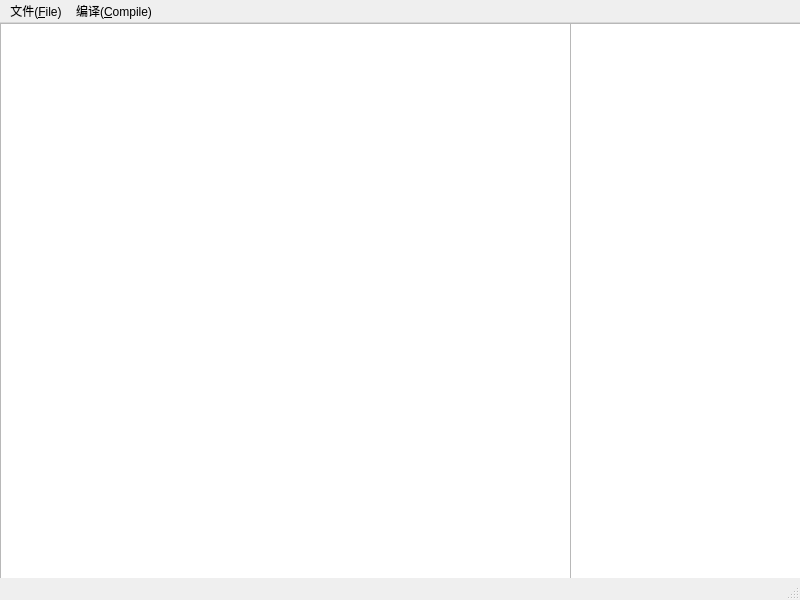
<?xml version="1.0" encoding="UTF-8"?>
<ui version="4.0">
 <class>MainWindow</class>
 <widget class="QMainWindow" name="MainWindow">
  <property name="geometry">
   <rect>
    <x>0</x>
    <y>0</y>
    <width>800</width>
    <height>600</height>
   </rect>
  </property>
  <property name="windowTitle">
   <string>MainWindow</string>
  </property>
  <widget class="QWidget" name="centralWidget">
   <widget class="QTextEdit" name="sourceEdit">
    <property name="geometry">
     <rect>
      <x>0</x>
      <y>0</y>
      <width>571</width>
      <height>561</height>
     </rect>
    </property>
   </widget>
   <widget class="QTextBrowser" name="resultText">
    <property name="geometry">
     <rect>
      <x>570</x>
      <y>0</y>
      <width>231</width>
      <height>561</height>
     </rect>
    </property>
   </widget>
  </widget>
  <widget class="QMenuBar" name="menuBar">
   <property name="geometry">
    <rect>
     <x>0</x>
     <y>0</y>
     <width>800</width>
     <height>22</height>
    </rect>
   </property>
   <widget class="QMenu" name="menu_File">
    <property name="title">
     <string>文件(&amp;File)</string>
    </property>
    <addaction name="action_New"/>
    <addaction name="action_Open_2"/>
    <addaction name="action_Save"/>
    <addaction name="action_Save_As"/>
    <addaction name="separator"/>
    <addaction name="action_Exit"/>
   </widget>
   <widget class="QMenu" name="menu_Compile">
    <property name="title">
     <string>编译(&amp;Compile)</string>
    </property>
    <addaction name="action_Token"/>
    <addaction name="action_Grammar"/>
    <addaction name="action_Quaternary"/>
    <addaction name="action_Run"/>
   </widget>
   <addaction name="menu_File"/>
   <addaction name="menu_Compile"/>
  </widget>
  <widget class="QStatusBar" name="statusBar"/>
  <action name="action_New">
   <property name="text">
    <string>新建(&amp;New)</string>
   </property>
  </action>
  <action name="action_Save">
   <property name="text">
    <string>保存(&amp;Save)</string>
   </property>
  </action>
  <action name="action_Open_2">
   <property name="text">
    <string>打开(&amp;Open)</string>
   </property>
  </action>
  <action name="action_Save_As">
   <property name="text">
    <string>另存为(Save&amp;As)</string>
   </property>
  </action>
  <action name="action_Exit">
   <property name="text">
    <string>退出(&amp;Exit)</string>
   </property>
  </action>
  <action name="action_Token">
   <property name="text">
    <string>词法(&amp;Token)</string>
   </property>
  </action>
  <action name="action_Grammar">
   <property name="text">
    <string>语法(&amp;Grammar)</string>
   </property>
  </action>
  <action name="action_Quaternary">
   <property name="text">
    <string>四元式(&amp;Quaternary)</string>
   </property>
  </action>
  <action name="action_Run">
   <property name="text">
    <string>运行(&amp;Run)</string>
   </property>
  </action>
 </widget>
 <layoutdefault spacing="6" margin="11"/>
 <resources/>
 <connections/>
</ui>
